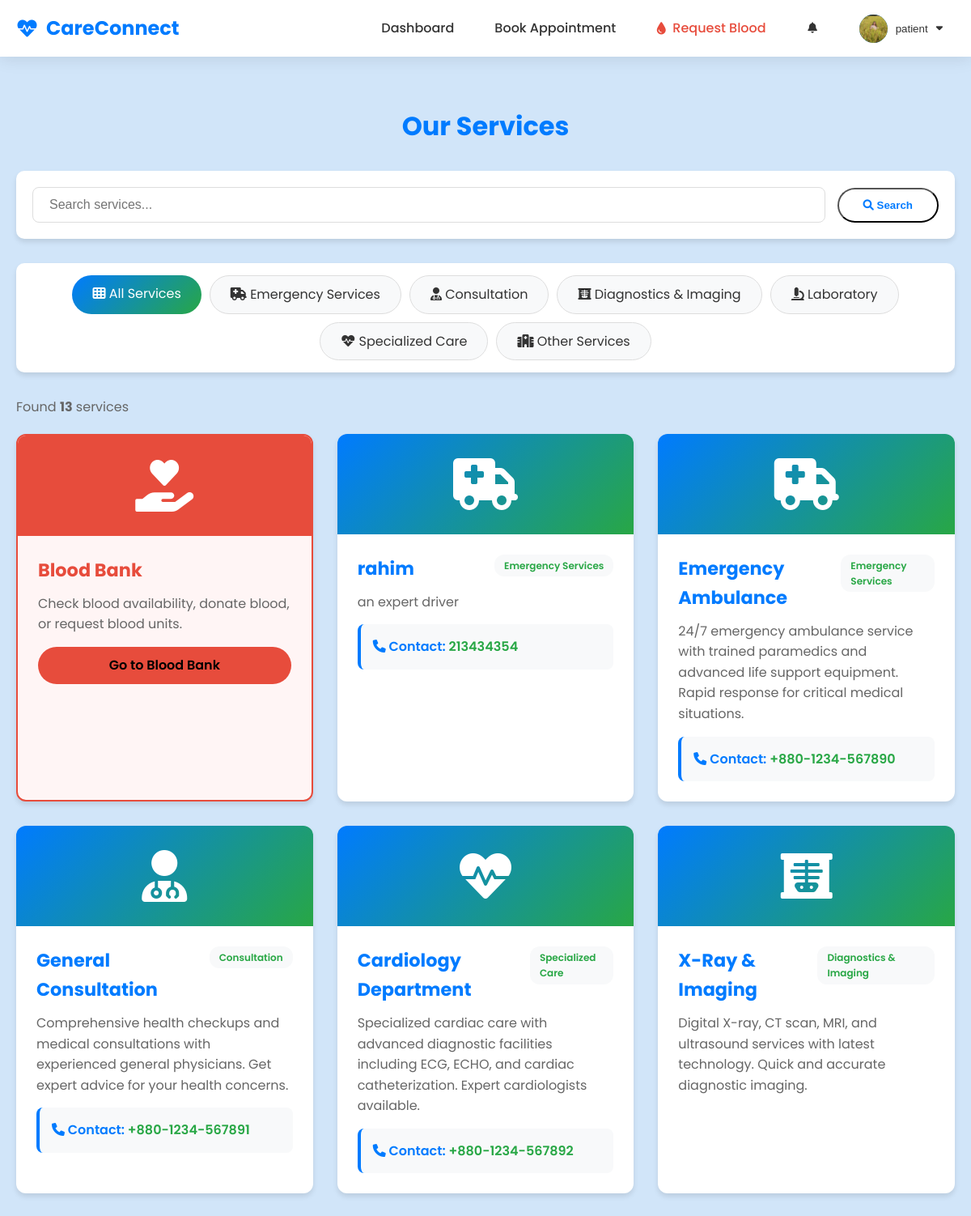
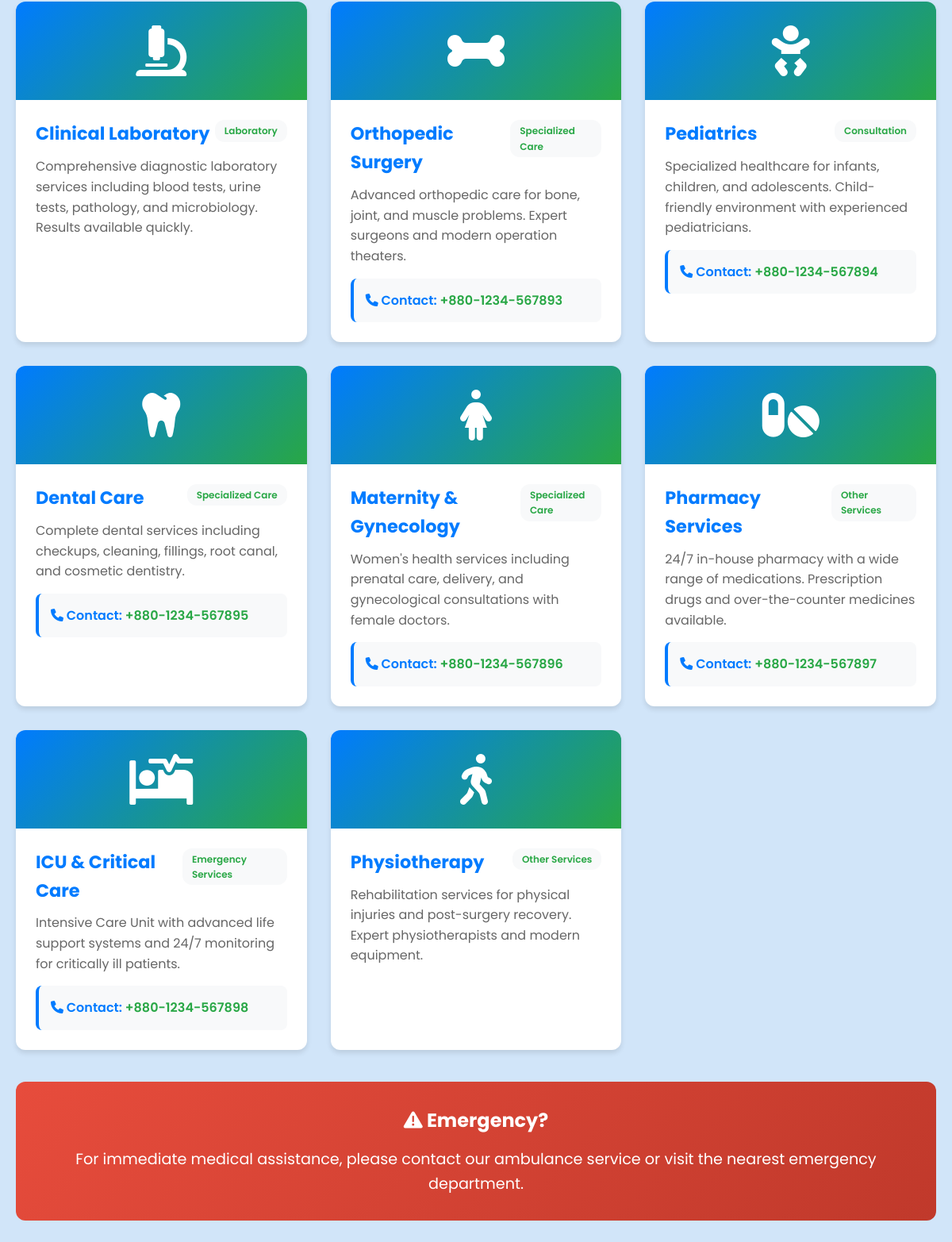
The app's page /services/ (signed in) with its own data (2 pictures, top to bottom).
### core/models.py (models this page shows, shortened)
class User(AbstractUser):
    is_patient = models.BooleanField(default=False)
    is_doctor = models.BooleanField(default=False)
    groups = models.ManyToManyField(
        'auth.Group',
        verbose_name='groups',
        blank=True,
        help_text='The groups this user belongs to. A user will get all permissions granted to each of their groups.',
        related_name="custom_user_set",
        related_query_name="user",
    )
    user_permissions = models.ManyToManyField(
        'auth.Permission',
        verbose_name='user permissions',
        blank=True,
        help_text='Specific permissions for this user.',
        related_name="custom_user_set",
        related_query_name="user",
    )

### patient/models.py (models this page shows, shortened)
class PatientProfile(models.Model):
    user = models.OneToOneField(settings.AUTH_USER_MODEL, on_delete=models.CASCADE, related_name='patient_profile')
    address = models.TextField()
    phone_number = models.CharField(max_length=15)
    profile_pic = models.ImageField(upload_to='profile_pics/patient/', blank=True, null=True)

### hospital_admin/models.py (models this page shows, shortened)
class Service(models.Model):
    CATEGORY_CHOICES = [
        ('emergency', 'Emergency Services'),
        ('consultation', 'Consultation'),
        ('diagnostics', 'Diagnostics & Imaging'),
        ('laboratory', 'Laboratory'),
        ('specialized', 'Specialized Care'),
        ('other', 'Other Services'),
    ]
    name = models.CharField(max_length=100)
    category = models.CharField(max_length=20, choices=CATEGORY_CHOICES, default='other')
    description = models.TextField()
    icon = models.CharField(max_length=50, default='fa-hospital', help_text='FontAwesome icon class (e.g., fa-ambulance)')
    contact_number = models.CharField(max_length=20, blank=True, help_text='Contact number for the service (optional)')
    is_active = models.BooleanField(default=True)
    order = models.IntegerField(default=0, help_text='Display order (lower numbers appear first)')
    created_at = models.DateTimeField(auto_now_add=True)
    updated_at = models.DateTimeField(auto_now=True)
    class Meta:
        ordering = ['order', 'name']

### core/views.py (the view)
# urls.py: path('services/', views.services_page, name='services'),
def services_page(request):
    services = Service.objects.filter(is_active=True)
    categories = Service.CATEGORY_CHOICES
    category_filter = request.GET.get('category', '')
    if category_filter:
        services = services.filter(category=category_filter)
    search_query = request.GET.get('search', '')
    if search_query:
        services = services.filter(
            Q(name__icontains=search_query) |
            Q(description__icontains=search_query)
        )
    context = {
        'services': services,
        'categories': categories,
        'category_filter': category_filter,
        'search_query': search_query,
    }
    return render(request, 'core/services.html', context)

### templates/core/services.html (shortened to what this page needs)
{% extends 'base.html' %}
{% block content %}
<div class="container" style="padding: 40px 20px;">
    <h1 style="text-align: center; color: var(--primary-color); margin-bottom: 30px;">Our Services</h1>
    <div
        style="background: var(--white); padding: 20px; border-radius: 10px; box-shadow: var(--shadow); margin-bottom: 30px;">
        <form method="get" action="{% url 'services' %}">
            <div style="display: flex; gap: 15px; align-items: center; flex-wrap: wrap;">
                <input type="text" name="search" value="{{ search_query }}" placeholder="Search services..."
                    style="flex: 1 1 200px; padding: 12px 20px; border: 1px solid #ddd; border-radius: 8px; font-size: 1rem;">
                <button type="submit" class="btn" style="padding: 12px 30px; flex: 0 1 auto;">
                    <i class="fas fa-search"></i> Search
                </button>
            </div>
        </form>
    </div>
    <div
        style="background: var(--white); padding: 15px 20px; border-radius: 10px; box-shadow: var(--shadow); margin-bottom: 30px; overflow-x: auto;">
        <div style="display: flex; gap: 10px; flex-wrap: wrap; justify-content: center;">
            <a href="{% url 'services' %}{% if search_query %}?search={{ search_query }}{% endif %}" style="padding: 10px 25px; border-radius: 25px; text-decoration: none; transition: all 0.3s;
                      {% if not category_filter %}background: linear-gradient(135deg, var(--primary-color), var(--secondary-color)); color: white;
                      {% else %}background: var(--light-bg); color: #333; border: 1px solid #ddd;{% endif %}">
                <i class="fas fa-th"></i> All Services
            </a>
            {% for cat_value, cat_label in categories %}
            <a href="{% url 'services' %}?category={{ cat_value }}{% if search_query %}&search={{ search_query }}{% endif %}"
                style="padding: 10px 25px; border-radius: 25px; text-decoration: none; transition: all 0.3s;
                      {% if category_filter == cat_value %}background: linear-gradient(135deg, var(--primary-color), var(--secondary-color)); color: white;
                      {% else %}background: var(--light-bg); color: #333; border: 1px solid #ddd;{% endif %}">
                {% if cat_value == 'emergency' %}<i class="fas fa-ambulance"></i>
                {% elif cat_value == 'consultation' %}<i class="fas fa-user-md"></i>
                {% elif cat_value == 'diagnostics' %}<i class="fas fa-x-ray"></i>
                {% elif cat_value == 'laboratory' %}<i class="fas fa-microscope"></i>
                {% elif cat_value == 'specialized' %}<i class="fas fa-heartbeat"></i>
                {% else %}<i class="fas fa-hospital"></i>{% endif %}
                {{ cat_label }}
            </a>
            {% endfor %}
        </div>
    </div>
    <p style="margin-bottom: 20px; color: #666;">
        Found <strong>{{ services.count }}</strong> service{% if services.count != 1 %}s{% endif %}
    </p>
    {% if services %}
    <div
        style="display: grid; grid-template-columns: repeat(auto-fill, minmax(280px, 1fr)); gap: 30px; margin-bottom: 40px;">
        <div
            style="background: #fff5f5; border-radius: 12px; box-shadow: var(--shadow); overflow: hidden; border: 2px solid #e74c3c;">
            <div style="background: #e74c3c; padding: 30px; text-align: center;">
                <i class="fas fa-hand-holding-heart fa-4x" style="color: white;"></i>
            </div>
            <div style="padding: 25px;">
                <h3 style="color: #e74c3c; margin: 0 0 10px 0; font-size: 1.4rem;">Blood Bank</h3>
                <p style="color: #666; line-height: 1.6; margin-bottom: 15px;">Check blood availability, donate blood,
                    or request blood units.</p>
                <a href="{% url 'blood_bank_home' %}" class="btn"
                    style="background-color: #e74c3c;color: black; width: 100%; text-align: center; display: block;">
                    Go to Blood Bank
                </a>
            </div>
        </div>
        {% for service in services %}
        <div style="background: var(--white); border-radius: 12px; box-shadow: var(--shadow); overflow: hidden; transition: transform 0.3s ease, box-shadow 0.3s ease;"
            onmouseover="this.style.transform='translateY(-5px)'; this.style.boxShadow='0 8px 20px rgba(0,0,0,0.15)';"
            onmouseout="this.style.transform='translateY(0)'; this.style.boxShadow='var(--shadow)';">
            <div
                style="background: linear-gradient(135deg, var(--primary-color), var(--secondary-color)); padding: 30px; text-align: center;">
                <i class="fas {{ service.icon }} fa-4x" style="color: white;"></i>
            </div>
            <div style="padding: 25px;">
                <div style="display: flex; justify-content: space-between; align-items: start; margin-bottom: 10px;">
                    <h3 style="color: var(--primary-color); margin: 0; font-size: 1.4rem;">{{ service.name }}</h3>
                    <span
                        style="background: var(--light-bg); color: var(--secondary-color); padding: 4px 12px; border-radius: 12px; font-size: 0.75rem; font-weight: 600;">
                        {{ service.get_category_display }}
                    </span>
                </div>
                <p style="color: #666; line-height: 1.6; margin-bottom: 15px;">{{ service.description }}</p>
                {% if service.contact_number %}
                <div
                    style="background: var(--light-bg); padding: 15px; border-radius: 8px; border-left: 4px solid var(--primary-color);">
                    <p style="margin: 0; font-weight: 600; color: var(--primary-color);">
                        <i class="fas fa-phone"></i> Contact:
                        <a href="tel:{{ service.contact_number }}"
                            style="color: var(--secondary-color); text-decoration: none;">
                            {{ service.contact_number }}
                        </a>
                    </p>
                </div>
                {% endif %}
            </div>
        </div>
        {% endfor %}
    </div>
    <div
        style="background: linear-gradient(135deg, #e74c3c, #c0392b); color: white; padding: 30px; border-radius: 12px; text-align: center; margin-top: 40px;">
        <h2 style="margin: 0 0 15px 0;"><i class="fas fa-exclamation-triangle"></i> Emergency?</h2>
        <p style="font-size: 1.2rem; margin: 0;">For immediate medical assistance, please contact our ambulance service
            or visit the nearest emergency department.</p>
    </div>
    {% endif %}
</div>
{% endblock %}

### templates/navbar.html (shortened to what this page needs)
<nav class="navbar">
    <div class="container">
        <a href="{% url 'home' %}" class="logo">
            <i class="fas fa-heartbeat"></i> CareConnect
        </a>
        <ul class="nav-links">
            {% if user.is_authenticated %}
            {% if user.is_patient %}
            <li><a href="{% url 'patient_dashboard' %}">Dashboard</a></li>
            <li><a href="{% url 'book_appointment' %}">Book Appointment</a></li>
            <li>
                <a href="{% url 'request_blood' %}" class="blood-bank-link">
                    <i class="fas fa-tint"></i> Request Blood
                </a>
            </li>
            {% elif user.is_doctor %}
            <li><a href="{% url 'doctor_dashboard' %}">Dashboard</a></li>
            {% elif user.is_superuser %}
            <li><a href="{% url 'admin_dashboard' %}">Admin Dashboard</a></li>
            {% endif %}
            <li class="notification-container" id="notificationContainer">
                <button class="notification-trigger" id="notificationTrigger">
                    <i class="fas fa-bell"></i>
                </button>
            </li>
            <li class="user-dropdown">
                <button class="user-trigger" id="userTrigger">
                    <span class="user-avatar">
                        {% if user.patient_profile.profile_pic %}
                        <img src="{{ user.patient_profile.profile_pic.url }}" alt="{{ user.username }}">
                        {% elif user.doctor_profile.profile_pic %}
                        <img src="{{ user.doctor_profile.profile_pic.url }}" alt="{{ user.username }}">
                        {% else %}
                        <i class="fas fa-user"></i>
                        {% endif %}
                    </span>
                    <span class="username">{{ user.username }}</span>
                    <i class="fas fa-caret-down"></i>
                </button>
            </li>
            {% endif %}
        </ul>
    </div>
</nav>

### static/css/style.css (style rules this page uses)
:root { --primary-color: #007bff; --secondary-color: #28a745; --accent-color: #17a2b8; --text-color: #333; --light-bg: #f8f9fa; --dark-bg: #343a40; --white: #ffffff; --shadow: 0 4px 6px rgba(0, 0, 0, 0.1); --transition: all 0.3s ease; --navbar-height: 70px; }
* { margin: 0; padding: 0; box-sizing: border-box; }
body { font-family: 'Poppins', sans-serif; line-height: 1.6; color: var(--text-color); background-color: var(--light-bg); display: flex; flex-direction: column; min-height: 100vh; padding-top: var(--navbar-height); }
.navbar { background-color: var(--white); box-shadow: var(--shadow); position: fixed; top: 0; left: 0; right: 0; z-index: 1000; height: var(--navbar-height); }
.navbar .container { display: flex; justify-content: space-between; align-items: center; max-width: 1200px; margin: 0 auto; padding: 0 20px; height: 100%; }
.container { max-width: 1200px; margin: 0 auto; padding: 0 20px; width: 100%; }
:root { --primary-color: #007bff; --secondary-color: #28a745; --accent-color: #17a2b8; --text-color: #333; --light-bg: #f8f9fa; --dark-bg: #343a40; --white: #ffffff; --shadow: 0 4px 6px rgba(0, 0, 0, 0.1); --transition: all 0.3s ease; }
body { font-family: 'Poppins', sans-serif; line-height: 1.6; color: var(--text-color); background-color: var(--light-bg); display: flex; flex-direction: column; min-height: 100vh; }
a { text-decoration: none; color: inherit; }
ul { list-style: none; }
.navbar { background-color: var(--white); box-shadow: var(--shadow); position: sticky; top: 0; z-index: 1000; }
.navbar .container { display: flex; justify-content: space-between; align-items: center; max-width: 1200px; margin: 0 auto; padding: 0 20px; }
.logo { font-size: 1.5rem; font-weight: 700; color: var(--primary-color); }
.nav-links { display: flex; gap: 20px; }
.nav-links a { font-weight: 500; transition: var(--transition); }
.container { max-width: 1200px; margin: 0 auto; padding: 0 20px; }
.btn { display: inline-block; padding: 10px 30px; background-color: var(--white); color: var(--primary-color); border-radius: 25px; font-weight: 600; transition: var(--transition); animation: bounce 2s infinite; }

### templates/navbar.html (style rules this page uses)
.navbar { background: var(--white); box-shadow: 0 2px 20px rgba(0, 0, 0, 0.1); position: fixed; top: 0; left: 0; right: 0; z-index: 1000; backdrop-filter: blur(10px); }
.navbar .container { max-width: 1200px; margin: 0 auto; padding: 0 20px; display: flex; align-items: center; justify-content: space-between; height: 70px; }
.logo { font-size: 1.5rem; font-weight: 700; color: var(--primary-color); text-decoration: none; display: flex; align-items: center; gap: 10px; transition: transform 0.3s ease; }
.nav-links { display: flex; align-items: center; gap: 20px; list-style: none; margin: 0; padding: 0; }
.nav-links li { position: relative; }
.nav-links a { color: var(--text-color); text-decoration: none; font-weight: 500; padding: 10px 15px; border-radius: 8px; transition: all 0.3s ease; display: flex; align-items: center; gap: 8px; }
.blood-bank-link { color: #e74c3c !important; font-weight: 600; }
.notification-container { position: relative; }
.notification-trigger { background: none; border: none; padding: 10px; border-radius: 50%; cursor: pointer; position: relative; transition: all 0.3s ease; color: var(--text-color); display: flex; align-items: center; justify-content: center; width: 45px; height: 45px; }
.user-dropdown { position: relative; }
.user-trigger { background: none; border: none; padding: 8px 15px; border-radius: 25px; cursor: pointer; transition: all 0.3s ease; display: flex; align-items: center; gap: 10px; color: var(--text-color); font-weight: 500; }
.user-avatar { width: 35px; height: 35px; border-radius: 50%; background: var(--primary-color); display: flex; align-items: center; justify-content: center; color: white; overflow: hidden; }
.user-avatar img { width: 100%; height: 100%; object-fit: cover; }

### records on screen
User: patient_profile.profile_pic (picture), username "patient"
Service: name "rahim", category "Emergency Services", description "an expert driver", contact_number "213434354"
Service: name "Emergency Ambulance", category "Emergency Services", description "24/7 emergency ambulance service with trained paramedics and advanced life support equipment. Rapid response for critical medical situations.", contact_number "+880-1234-567890"
Service: name "General Consultation", category "Consultation", description "Comprehensive health checkups and medical consultations with experienced general physicians. Get expert advice for your health concerns.", contact_number "+880-1234-567891"
Service: name "Cardiology Department", category "Specialized Care", description "Specialized cardiac care with advanced diagnostic facilities including ECG, ECHO, and cardiac catheterization. Expert cardiologists available.", contact_number "+880-1234-567892"
Service: name "X-Ray & Imaging", category "Diagnostics & Imaging", description "Digital X-ray, CT scan, MRI, and ultrasound services with latest technology. Quick and accurate diagnostic imaging."
Service: name "Clinical Laboratory", category "Laboratory", description "Comprehensive diagnostic laboratory services including blood tests, urine tests, pathology, and microbiology. Results available quickly."
Service: name "Orthopedic Surgery", category "Specialized Care", description "Advanced orthopedic care for bone, joint, and muscle problems. Expert surgeons and modern operation theaters.", contact_number "+880-1234-567893"
Service: name "Pediatrics", category "Consultation", description "Specialized healthcare for infants, children, and adolescents. Child-friendly environment with experienced pediatricians.", contact_number "+880-1234-567894"
Service: name "Dental Care", category "Specialized Care", description "Complete dental services including checkups, cleaning, fillings, root canal, and cosmetic dentistry.", contact_number "+880-1234-567895"
Service: name "Maternity & Gynecology", category "Specialized Care", description "Women's health services including prenatal care, delivery, and gynecological consultations with female doctors.", contact_number "+880-1234-567896"
Service: name "Pharmacy Services", category "Other Services", description "24/7 in-house pharmacy with a wide range of medications. Prescription drugs and over-the-counter medicines available.", contact_number "+880-1234-567897"
Service: name "ICU & Critical Care", category "Emergency Services", description "Intensive Care Unit with advanced life support systems and 24/7 monitoring for critically ill patients.", contact_number "+880-1234-567898"
Service: name "Physiotherapy", category "Other Services", description "Rehabilitation services for physical injuries and post-surgery recovery. Expert physiotherapists and modern equipment."

### other values on screen
{{ cat_label }} "Emergency Services" "Consultation" "Diagnostics & Imaging" "Laboratory" "Specialized Care" "Other Services"
{{ services.count }} "13"
